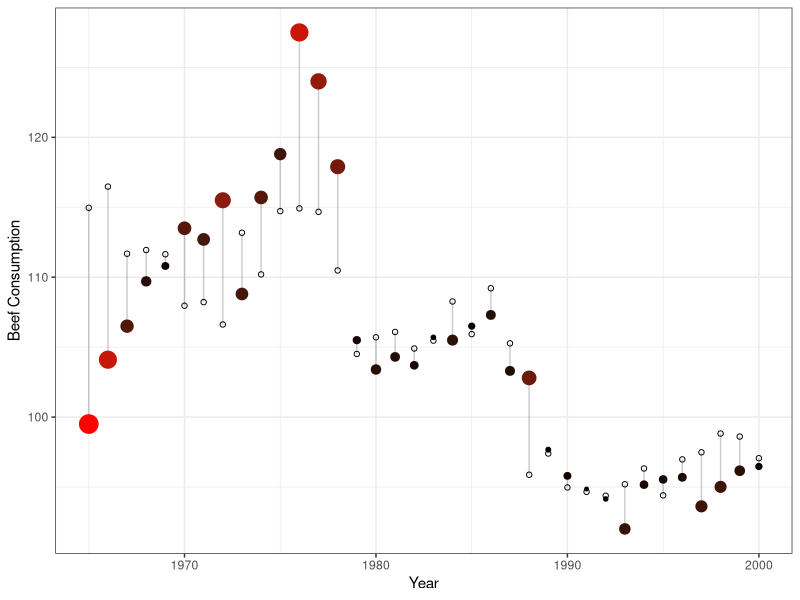

Generate this figure with R:
## ---- chunk 1
rm(list=ls())
library(tidyverse)
library(gridExtra)
library(broom)

#setwd("~/Dropbox/z MyStuff Dropbox/Swat docs/Stat 21/Class1_files")

options(htmltools.dir.version = FALSE)

knitr::opts_chunk$set(fig.height=4, fig.path='Figs/',
                      echo=TRUE, warning=FALSE, message=FALSE)
#setwd("~/Dropbox/z MyStuff Dropbox/Swat docs/Stat 21/Class1_files")
BeefTable <- read_table2("BeefDemand.txt", col_names = TRUE) 
## ---- chunk 2
BeefTable2 <- BeefTable %>% rename('RDPI_transformed' = '(RDPI-Mean)^sq' )
head(BeefTable2)
## ---- chunk 3
BeefTable2 <- BeefTable %>% rename('RDPI_transformed' = '(RDPI-Mean)^sq' )
head(BeefTable2)
## ---- chunk 4
BeefFinalMod <- lm(BeefConsump ~ Year +
                    RealChickenPrice + 
                    RealBeefPrice +
                    RDPI_transformed, data=BeefTable2) 

BeefResiduals <- summary(BeefFinalMod)$residuals
tidy(BeefFinalMod)
## ---- chunk 5
#options(scipen=999)
#theme_set(theme_bw())
BeefPredicted <- predict(BeefFinalMod)

BeefTable3 <- tibble(BeefPredicted, BeefResiduals, 
                     BeefConsump = BeefTable2$BeefConsump,
                     Year = BeefTable2$Year) 
  
ggplot(BeefTable3, aes(x = Year, y = BeefConsump)) +
  geom_segment(aes(xend = Year, yend = BeefPredicted),
               alpha = .2) +
  geom_point(aes(color = abs(BeefResiduals), size = abs(BeefResiduals))) + 
  scale_color_continuous(low = "black", high = "red") +
  guides(color = FALSE, size = FALSE) +  
  geom_point(aes(y = BeefPredicted), shape = 1) +
  theme_bw() + 
  labs(x = "Year", y = "Beef Consumption") #+
#  scale_y_continuous(breaks=seq(0, 200, 10), labels = function(x){abs(x)})

